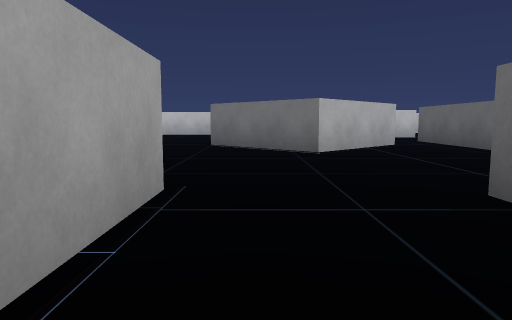
view 1 (above)

16 first-person views from a walk through a Unity game level. The camera is 0.55 m above the floor, tilts 6° down and sees 70° across. The floor is counted in squares, 1 m on a side. Each view is taken from the middle of a square. On the plan, view 1 faces up. The plan holds only what a view shows up to about 10 squares ahead; the rest is blank. The player character is not drawn.

view 2
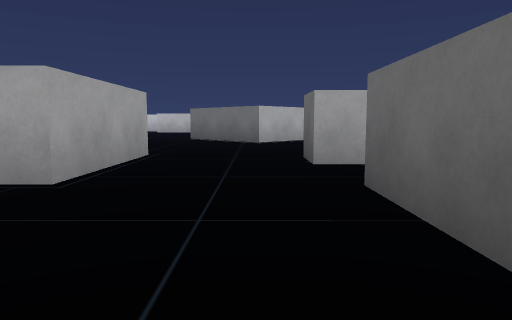

view 3
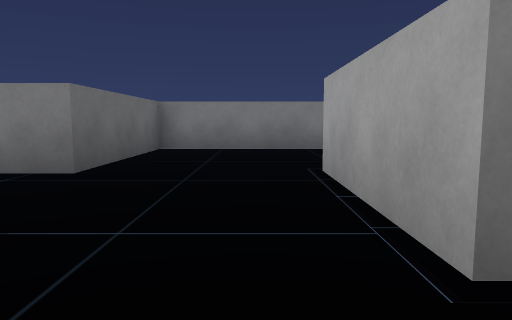

view 4
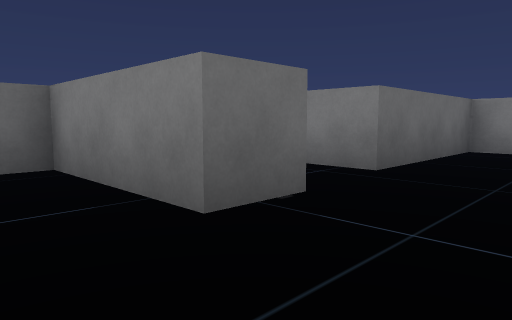

view 5
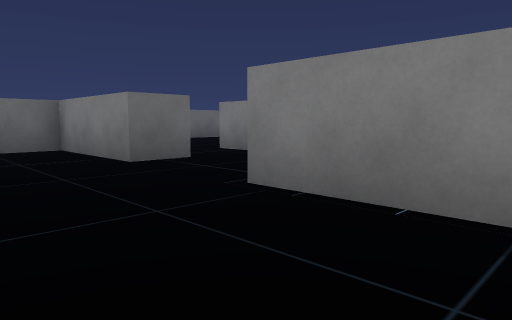

view 6
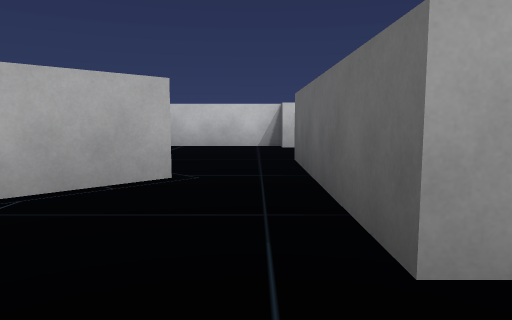

view 7
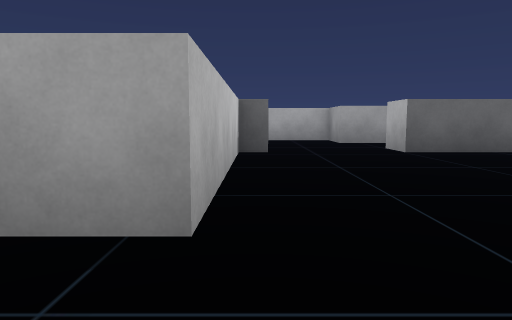

view 8
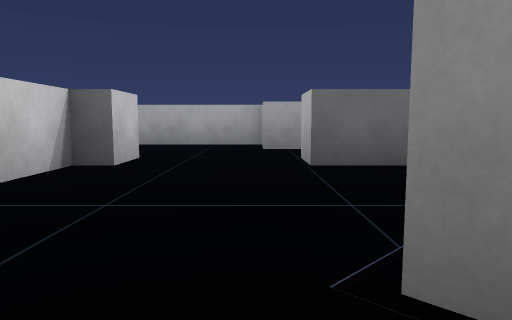

view 9
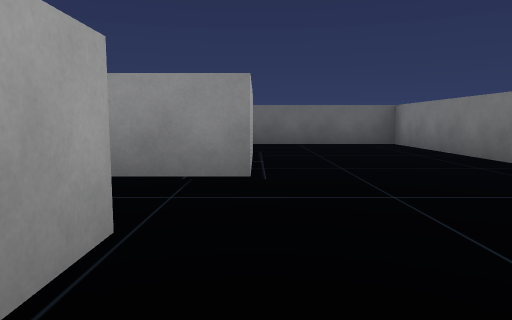

view 10
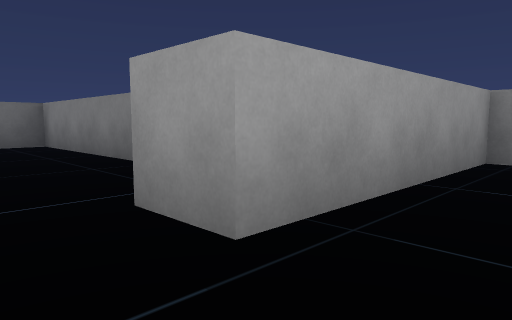

view 11
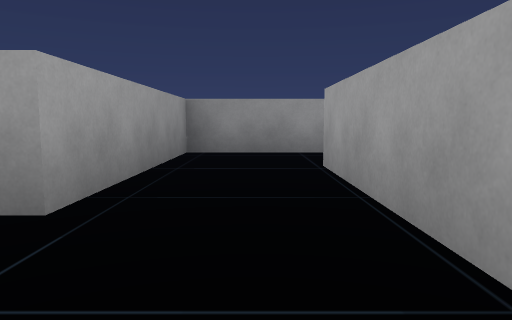

view 12
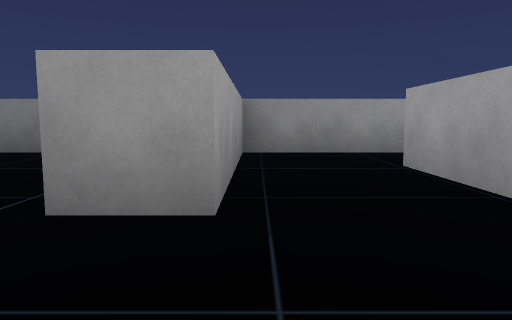

view 13
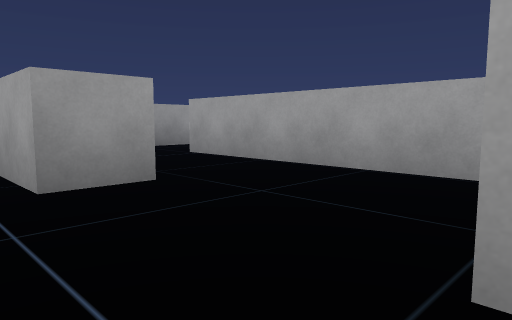

view 14
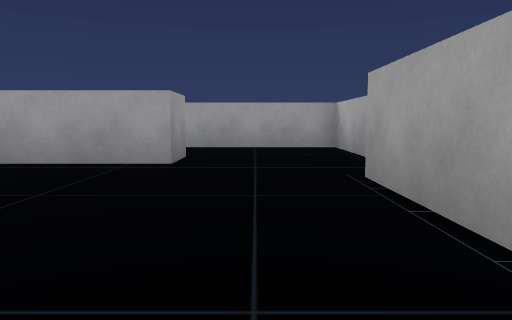

view 15
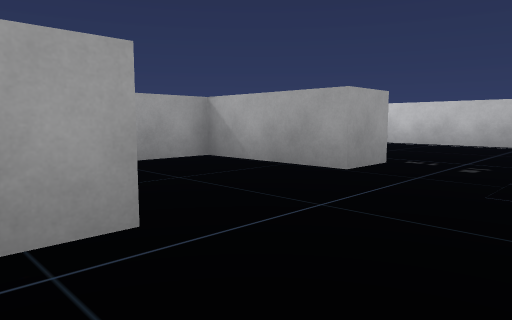

view 16
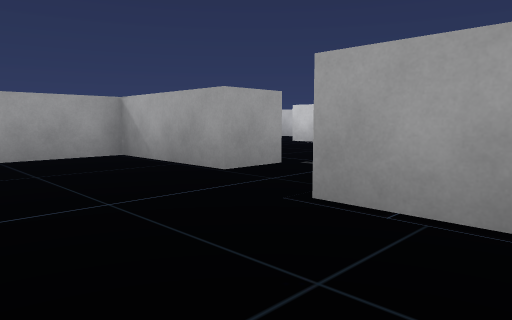

### Floor plan
Points are (right, up) in squares from view 1. A wall is a line through its corners. A room is listed if a view was taken in it or the views show most of it. See-through windows are left out.
Room 1 (view 1)
walls: (-0.7, 1.6) (-0.7, 0.1)
ways out: opening at (0.5, 0) to room 2; opening at (0.5, 2) to room 3; opening at (2.5, 1)
Room 2 (views 2, 9, 10, 11, 12, 14, 15, 16)
walls: (-2.2, -3.4) (1.9, -3.4) (1.9, 0.1); (-0.7, 0.1) (-3.5, 0.1); (-5.2, 0.7) (-7.8, 0.7) (-7.8, -4.6); (-5.8, -4.5) (-5.8, -2.1) (-4.8, -2.1) (-4.8, -4.4)
ways out: opening at (0.5, 0) to room 1; opening at (-4.5, 1) to room 4; opening at (-7, -3.5); opening at (-3.5, -4)
Room 3 (views 3, 4, 5, 6, 7, 8)
walls: (0.8, 10.3) (1.2, 10.6); (3.3, 8.5) (1.1, 6.3) (-1, 8.4); (4.6, 12.8) (4.6, 13.3) (-0.3, 13.3) (-0.3, 14.2); (4.6, 6.2) (4.6, 10.3); (-2.8, 2.8) (-0.7, 2.8) (-0.7, 1.6); (1.7, 1.7) (1.7, 2.8) (4.6, 2.8) (4.6, 3.8)
ways out: opening at (0.5, 2) to room 1; opening at (-3.5, 4.5) to room 4; opening at (5, 11.5)
Room 4 (view 13)
walls: (-5.2, 1.8) (-5.2, 0.7); (-4.5, 5.9) (-8.4, 5.9); (-3.5, 0.1) (-3.5, 1.5)
ways out: opening at (-4.5, 1) to room 2; opening at (-3.5, 4.5) to room 3

Positions as (right, up) in squares from view 1, and headings:
1: (0, 0), facing up
2: (1, -3), facing up
3: (0, 4), facing down
4: (0, 4), facing down-right
5: (-3, 5), facing down-right
6: (4, 5), facing up
7: (-2, 13), facing right
8: (0, 11), facing right
9: (-7, 0), facing right
10: (-7, -1), facing down-right
11: (-7, 0), facing down
12: (-6, 0), facing down
13: (-4, 1), facing down-left
14: (0, -1), facing left
15: (-3, -3), facing up-left
16: (-2, -2), facing up-left
